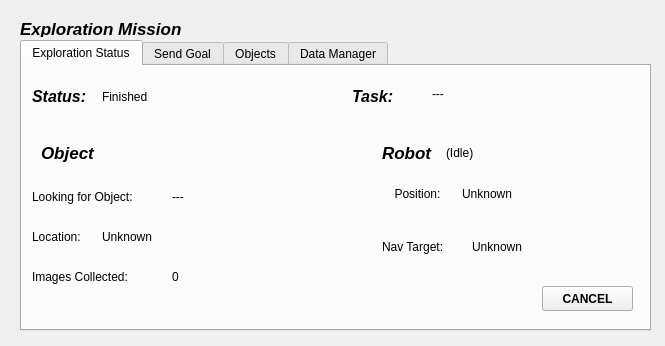
<?xml version="1.0" encoding="UTF-8"?>
<ui version="4.0">
 <class>MainWindow</class>
 <widget class="QMainWindow" name="MainWindow">
  <property name="geometry">
   <rect>
    <x>0</x>
    <y>0</y>
    <width>665</width>
    <height>346</height>
   </rect>
  </property>
  <property name="sizePolicy">
   <sizepolicy hsizetype="Ignored" vsizetype="Ignored">
    <horstretch>0</horstretch>
    <verstretch>0</verstretch>
   </sizepolicy>
  </property>
  <property name="windowTitle">
   <string>Robotic Exploration</string>
  </property>
  <widget class="QWidget" name="centralwidget">
   <widget class="QTabWidget" name="tabWidget">
    <property name="geometry">
     <rect>
      <x>20</x>
      <y>40</y>
      <width>631</width>
      <height>291</height>
     </rect>
    </property>
    <property name="autoFillBackground">
     <bool>true</bool>
    </property>
    <property name="currentIndex">
     <number>0</number>
    </property>
    <widget class="QWidget" name="status_tab">
     <attribute name="title">
      <string>Exploration Status</string>
     </attribute>
     <widget class="QPushButton" name="cancel_expl_button">
      <property name="geometry">
       <rect>
        <x>520</x>
        <y>220</y>
        <width>91</width>
        <height>25</height>
       </rect>
      </property>
      <property name="sizePolicy">
       <sizepolicy hsizetype="Fixed" vsizetype="Fixed">
        <horstretch>0</horstretch>
        <verstretch>0</verstretch>
       </sizepolicy>
      </property>
      <property name="baseSize">
       <size>
        <width>0</width>
        <height>0</height>
       </size>
      </property>
      <property name="font">
       <font>
        <weight>75</weight>
        <bold>true</bold>
       </font>
      </property>
      <property name="contextMenuPolicy">
       <enum>Qt::NoContextMenu</enum>
      </property>
      <property name="text">
       <string>CANCEL</string>
      </property>
      <property name="checkable">
       <bool>false</bool>
      </property>
      <property name="autoRepeat">
       <bool>false</bool>
      </property>
      <property name="autoExclusive">
       <bool>false</bool>
      </property>
     </widget>
     <widget class="QLabel" name="label_2">
      <property name="geometry">
       <rect>
        <x>10</x>
        <y>120</y>
        <width>131</width>
        <height>21</height>
       </rect>
      </property>
      <property name="text">
       <string>Looking for Object: </string>
      </property>
     </widget>
     <widget class="QLabel" name="label_3">
      <property name="geometry">
       <rect>
        <x>10</x>
        <y>160</y>
        <width>71</width>
        <height>21</height>
       </rect>
      </property>
      <property name="text">
       <string>Location:</string>
      </property>
     </widget>
     <widget class="QLabel" name="label_4">
      <property name="geometry">
       <rect>
        <x>360</x>
        <y>118</y>
        <width>71</width>
        <height>20</height>
       </rect>
      </property>
      <property name="text">
       <string>Position:</string>
      </property>
      <property name="alignment">
       <set>Qt::AlignCenter</set>
      </property>
     </widget>
     <widget class="QLabel" name="label_5">
      <property name="geometry">
       <rect>
        <x>360</x>
        <y>170</y>
        <width>81</width>
        <height>21</height>
       </rect>
      </property>
      <property name="text">
       <string>Nav Target:</string>
      </property>
     </widget>
     <widget class="QLabel" name="label_6">
      <property name="geometry">
       <rect>
        <x>360</x>
        <y>77</y>
        <width>61</width>
        <height>20</height>
       </rect>
      </property>
      <property name="font">
       <font>
        <pointsize>13</pointsize>
        <weight>75</weight>
        <italic>true</italic>
        <bold>true</bold>
       </font>
      </property>
      <property name="text">
       <string>Robot</string>
      </property>
     </widget>
     <widget class="QLabel" name="label_7">
      <property name="geometry">
       <rect>
        <x>19</x>
        <y>77</y>
        <width>61</width>
        <height>20</height>
       </rect>
      </property>
      <property name="font">
       <font>
        <pointsize>13</pointsize>
        <weight>75</weight>
        <italic>true</italic>
        <bold>true</bold>
       </font>
      </property>
      <property name="text">
       <string>Object</string>
      </property>
     </widget>
     <widget class="QLabel" name="target_location">
      <property name="geometry">
       <rect>
        <x>80</x>
        <y>150</y>
        <width>141</width>
        <height>41</height>
       </rect>
      </property>
      <property name="text">
       <string>Unknown</string>
      </property>
      <property name="wordWrap">
       <bool>true</bool>
      </property>
     </widget>
     <widget class="QLabel" name="nav_pos">
      <property name="geometry">
       <rect>
        <x>450</x>
        <y>160</y>
        <width>141</width>
        <height>41</height>
       </rect>
      </property>
      <property name="text">
       <string>Unknown</string>
      </property>
      <property name="wordWrap">
       <bool>true</bool>
      </property>
     </widget>
     <widget class="QLabel" name="robot_pos">
      <property name="geometry">
       <rect>
        <x>440</x>
        <y>108</y>
        <width>141</width>
        <height>40</height>
       </rect>
      </property>
      <property name="text">
       <string>Unknown</string>
      </property>
      <property name="wordWrap">
       <bool>true</bool>
      </property>
     </widget>
     <widget class="QLabel" name="target_object">
      <property name="geometry">
       <rect>
        <x>150</x>
        <y>110</y>
        <width>141</width>
        <height>41</height>
       </rect>
      </property>
      <property name="text">
       <string>---</string>
      </property>
      <property name="wordWrap">
       <bool>true</bool>
      </property>
     </widget>
     <widget class="QLabel" name="exploration_status">
      <property name="geometry">
       <rect>
        <x>80</x>
        <y>10</y>
        <width>141</width>
        <height>41</height>
       </rect>
      </property>
      <property name="text">
       <string>Finished</string>
      </property>
      <property name="wordWrap">
       <bool>true</bool>
      </property>
     </widget>
     <widget class="QLabel" name="robot_status">
      <property name="geometry">
       <rect>
        <x>424</x>
        <y>66</y>
        <width>141</width>
        <height>41</height>
       </rect>
      </property>
      <property name="text">
       <string>(Idle)</string>
      </property>
      <property name="wordWrap">
       <bool>true</bool>
      </property>
     </widget>
     <widget class="QLabel" name="task_type">
      <property name="geometry">
       <rect>
        <x>410</x>
        <y>7</y>
        <width>171</width>
        <height>41</height>
       </rect>
      </property>
      <property name="text">
       <string>---</string>
      </property>
      <property name="wordWrap">
       <bool>true</bool>
      </property>
     </widget>
     <widget class="QLabel" name="label_15">
      <property name="geometry">
       <rect>
        <x>10</x>
        <y>200</y>
        <width>131</width>
        <height>21</height>
       </rect>
      </property>
      <property name="text">
       <string>Images Collected:</string>
      </property>
     </widget>
     <widget class="QLabel" name="images_collected">
      <property name="geometry">
       <rect>
        <x>150</x>
        <y>190</y>
        <width>51</width>
        <height>41</height>
       </rect>
      </property>
      <property name="text">
       <string>0</string>
      </property>
      <property name="wordWrap">
       <bool>true</bool>
      </property>
     </widget>
     <widget class="QLabel" name="label_14">
      <property name="geometry">
       <rect>
        <x>10</x>
        <y>20</y>
        <width>61</width>
        <height>21</height>
       </rect>
      </property>
      <property name="font">
       <font>
        <pointsize>12</pointsize>
        <weight>75</weight>
        <italic>true</italic>
        <bold>true</bold>
       </font>
      </property>
      <property name="text">
       <string>Status:</string>
      </property>
     </widget>
     <widget class="QLabel" name="label_16">
      <property name="geometry">
       <rect>
        <x>330</x>
        <y>20</y>
        <width>61</width>
        <height>21</height>
       </rect>
      </property>
      <property name="font">
       <font>
        <pointsize>12</pointsize>
        <weight>75</weight>
        <italic>true</italic>
        <bold>true</bold>
       </font>
      </property>
      <property name="text">
       <string>Task:</string>
      </property>
     </widget>
    </widget>
    <widget class="QWidget" name="goal_tab">
     <attribute name="title">
      <string>Send Goal</string>
     </attribute>
     <widget class="QComboBox" name="objects_menu">
      <property name="geometry">
       <rect>
        <x>260</x>
        <y>70</y>
        <width>191</width>
        <height>25</height>
       </rect>
      </property>
      <item>
       <property name="text">
        <string>Others</string>
       </property>
      </item>
     </widget>
     <widget class="QPlainTextEdit" name="plainTextEdit">
      <property name="geometry">
       <rect>
        <x>65</x>
        <y>70</y>
        <width>191</width>
        <height>31</height>
       </rect>
      </property>
      <property name="frameShape">
       <enum>QFrame::NoFrame</enum>
      </property>
      <property name="readOnly">
       <bool>true</bool>
      </property>
      <property name="plainText">
       <string>Select Object to Inspect:</string>
      </property>
      <property name="backgroundVisible">
       <bool>false</bool>
      </property>
     </widget>
     <widget class="QPlainTextEdit" name="other_object">
      <property name="geometry">
       <rect>
        <x>259</x>
        <y>106</y>
        <width>191</width>
        <height>31</height>
       </rect>
      </property>
      <property name="placeholderText">
       <string>Insert Target Object</string>
      </property>
     </widget>
     <widget class="QPushButton" name="send_goal_button">
      <property name="geometry">
       <rect>
        <x>540</x>
        <y>220</y>
        <width>80</width>
        <height>25</height>
       </rect>
      </property>
      <property name="sizePolicy">
       <sizepolicy hsizetype="Fixed" vsizetype="Fixed">
        <horstretch>0</horstretch>
        <verstretch>0</verstretch>
       </sizepolicy>
      </property>
      <property name="baseSize">
       <size>
        <width>0</width>
        <height>0</height>
       </size>
      </property>
      <property name="font">
       <font>
        <weight>75</weight>
        <bold>true</bold>
       </font>
      </property>
      <property name="contextMenuPolicy">
       <enum>Qt::NoContextMenu</enum>
      </property>
      <property name="text">
       <string>Reach</string>
      </property>
      <property name="checkable">
       <bool>false</bool>
      </property>
      <property name="autoRepeat">
       <bool>false</bool>
      </property>
      <property name="autoExclusive">
       <bool>false</bool>
      </property>
     </widget>
     <widget class="QPushButton" name="update_button">
      <property name="geometry">
       <rect>
        <x>458</x>
        <y>72</y>
        <width>21</width>
        <height>20</height>
       </rect>
      </property>
      <property name="text">
       <string/>
      </property>
      <property name="icon">
       <iconset>
        <normaloff>../icons/update.png</normaloff>../icons/update.png</iconset>
      </property>
     </widget>
     <widget class="QPushButton" name="inspect_button">
      <property name="geometry">
       <rect>
        <x>440</x>
        <y>220</y>
        <width>80</width>
        <height>25</height>
       </rect>
      </property>
      <property name="sizePolicy">
       <sizepolicy hsizetype="Fixed" vsizetype="Fixed">
        <horstretch>0</horstretch>
        <verstretch>0</verstretch>
       </sizepolicy>
      </property>
      <property name="baseSize">
       <size>
        <width>0</width>
        <height>0</height>
       </size>
      </property>
      <property name="font">
       <font>
        <weight>75</weight>
        <bold>true</bold>
       </font>
      </property>
      <property name="contextMenuPolicy">
       <enum>Qt::NoContextMenu</enum>
      </property>
      <property name="text">
       <string>Inspect</string>
      </property>
      <property name="checkable">
       <bool>false</bool>
      </property>
      <property name="autoRepeat">
       <bool>false</bool>
      </property>
      <property name="autoExclusive">
       <bool>false</bool>
      </property>
     </widget>
    </widget>
    <widget class="QWidget" name="objects_tab">
     <attribute name="title">
      <string>Objects</string>
     </attribute>
     <widget class="QLabel" name="label_8">
      <property name="geometry">
       <rect>
        <x>20</x>
        <y>10</y>
        <width>151</width>
        <height>20</height>
       </rect>
      </property>
      <property name="font">
       <font>
        <pointsize>13</pointsize>
        <weight>75</weight>
        <italic>true</italic>
        <bold>true</bold>
       </font>
      </property>
      <property name="text">
       <string>Known Objects</string>
      </property>
     </widget>
     <widget class="QPushButton" name="update_button_2">
      <property name="geometry">
       <rect>
        <x>600</x>
        <y>10</y>
        <width>21</width>
        <height>20</height>
       </rect>
      </property>
      <property name="text">
       <string/>
      </property>
      <property name="icon">
       <iconset>
        <normaloff>../icons/update.png</normaloff>../icons/update.png</iconset>
      </property>
     </widget>
     <widget class="QListWidget" name="known_objects_list">
      <property name="geometry">
       <rect>
        <x>20</x>
        <y>50</y>
        <width>141</width>
        <height>192</height>
       </rect>
      </property>
     </widget>
     <widget class="QWidget" name="properties_window" native="true">
      <property name="enabled">
       <bool>true</bool>
      </property>
      <property name="geometry">
       <rect>
        <x>170</x>
        <y>50</y>
        <width>441</width>
        <height>201</height>
       </rect>
      </property>
      <widget class="QLabel" name="label_9">
       <property name="geometry">
        <rect>
         <x>10</x>
         <y>10</y>
         <width>151</width>
         <height>20</height>
        </rect>
       </property>
       <property name="font">
        <font>
         <pointsize>12</pointsize>
         <weight>75</weight>
         <italic>true</italic>
         <bold>true</bold>
        </font>
       </property>
       <property name="text">
        <string>Properties:</string>
       </property>
      </widget>
      <widget class="QLabel" name="label">
       <property name="geometry">
        <rect>
         <x>20</x>
         <y>40</y>
         <width>81</width>
         <height>40</height>
        </rect>
       </property>
       <property name="text">
        <string>Centroid:</string>
       </property>
       <property name="wordWrap">
        <bool>true</bool>
       </property>
      </widget>
      <widget class="QLabel" name="obj_centroid">
       <property name="geometry">
        <rect>
         <x>130</x>
         <y>40</y>
         <width>141</width>
         <height>40</height>
        </rect>
       </property>
       <property name="text">
        <string>Unknown</string>
       </property>
       <property name="wordWrap">
        <bool>true</bool>
       </property>
      </widget>
     </widget>
    </widget>
    <widget class="QWidget" name="data_tab">
     <attribute name="title">
      <string>Data Manager</string>
     </attribute>
     <widget class="QLabel" name="label_10">
      <property name="geometry">
       <rect>
        <x>20</x>
        <y>10</y>
        <width>151</width>
        <height>20</height>
       </rect>
      </property>
      <property name="font">
       <font>
        <pointsize>13</pointsize>
        <weight>75</weight>
        <italic>true</italic>
        <bold>true</bold>
       </font>
      </property>
      <property name="text">
       <string>Save Image</string>
      </property>
     </widget>
     <widget class="QPushButton" name="save_data_button">
      <property name="geometry">
       <rect>
        <x>520</x>
        <y>220</y>
        <width>91</width>
        <height>25</height>
       </rect>
      </property>
      <property name="sizePolicy">
       <sizepolicy hsizetype="Fixed" vsizetype="Fixed">
        <horstretch>0</horstretch>
        <verstretch>0</verstretch>
       </sizepolicy>
      </property>
      <property name="baseSize">
       <size>
        <width>0</width>
        <height>0</height>
       </size>
      </property>
      <property name="font">
       <font>
        <weight>75</weight>
        <bold>true</bold>
       </font>
      </property>
      <property name="contextMenuPolicy">
       <enum>Qt::NoContextMenu</enum>
      </property>
      <property name="text">
       <string>SAVE DATA</string>
      </property>
      <property name="checkable">
       <bool>false</bool>
      </property>
      <property name="autoRepeat">
       <bool>false</bool>
      </property>
      <property name="autoExclusive">
       <bool>false</bool>
      </property>
     </widget>
     <widget class="QLabel" name="label_11">
      <property name="geometry">
       <rect>
        <x>40</x>
        <y>50</y>
        <width>561</width>
        <height>51</height>
       </rect>
      </property>
      <property name="text">
       <string>&lt;html&gt;&lt;head/&gt;&lt;body&gt;&lt;p&gt;By pressing the button, the following images will be saved in &lt;/p&gt;&lt;p align=&quot;center&quot;&gt;&lt;span style=&quot; font-style:italic;&quot;&gt;~/data/inspection_results/&lt;/span&gt;&lt;/p&gt;&lt;p&gt;&lt;br/&gt;&lt;/p&gt;&lt;/body&gt;&lt;/html&gt;</string>
      </property>
      <property name="textFormat">
       <enum>Qt::AutoText</enum>
      </property>
     </widget>
     <widget class="QLabel" name="label_12">
      <property name="geometry">
       <rect>
        <x>40</x>
        <y>120</y>
        <width>561</width>
        <height>81</height>
       </rect>
      </property>
      <property name="text">
       <string>&lt;html&gt;&lt;head/&gt;&lt;body&gt;&lt;p&gt;- Original Image&lt;/p&gt;&lt;p&gt;- Labelled Image&lt;/p&gt;&lt;p&gt;- CSV with Objects' Data&lt;/p&gt;&lt;/body&gt;&lt;/html&gt;</string>
      </property>
      <property name="textFormat">
       <enum>Qt::AutoText</enum>
      </property>
     </widget>
     <widget class="QFrame" name="saved_frame">
      <property name="enabled">
       <bool>true</bool>
      </property>
      <property name="geometry">
       <rect>
        <x>190</x>
        <y>60</y>
        <width>261</width>
        <height>131</height>
       </rect>
      </property>
      <property name="autoFillBackground">
       <bool>true</bool>
      </property>
      <property name="frameShape">
       <enum>QFrame::WinPanel</enum>
      </property>
      <property name="frameShadow">
       <enum>QFrame::Plain</enum>
      </property>
      <property name="lineWidth">
       <number>2</number>
      </property>
      <layout class="QVBoxLayout" name="verticalLayout">
       <item>
        <widget class="QLabel" name="label_13">
         <property name="font">
          <font>
           <pointsize>15</pointsize>
           <weight>75</weight>
           <italic>true</italic>
           <bold>true</bold>
          </font>
         </property>
         <property name="text">
          <string>&lt;html&gt;&lt;head/&gt;&lt;body&gt;&lt;p align=&quot;center&quot;&gt;Data Saved!&lt;/p&gt;&lt;/body&gt;&lt;/html&gt;</string>
         </property>
        </widget>
       </item>
      </layout>
     </widget>
    </widget>
   </widget>
   <widget class="QLabel" name="title_label">
    <property name="geometry">
     <rect>
      <x>20</x>
      <y>20</y>
      <width>621</width>
      <height>17</height>
     </rect>
    </property>
    <property name="font">
     <font>
      <pointsize>13</pointsize>
      <weight>75</weight>
      <italic>true</italic>
      <bold>true</bold>
     </font>
    </property>
    <property name="text">
     <string>Exploration Mission</string>
    </property>
   </widget>
  </widget>
 </widget>
 <resources/>
 <connections/>
</ui>
